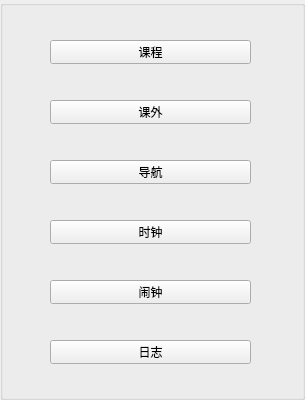
<?xml version="1.0" encoding="UTF-8"?>
<ui version="4.0">
 <class>Menu</class>
 <widget class="QGroupBox" name="Menu">
  <property name="geometry">
   <rect>
    <x>0</x>
    <y>0</y>
    <width>305</width>
    <height>400</height>
   </rect>
  </property>
  <property name="windowTitle">
   <string>GroupBox</string>
  </property>
  <widget class="QPushButton" name="course">
   <property name="geometry">
    <rect>
     <x>50</x>
     <y>40</y>
     <width>201</width>
     <height>24</height>
    </rect>
   </property>
   <property name="text">
    <string>课程</string>
   </property>
  </widget>
  <widget class="QPushButton" name="activity">
   <property name="geometry">
    <rect>
     <x>50</x>
     <y>100</y>
     <width>201</width>
     <height>24</height>
    </rect>
   </property>
   <property name="text">
    <string>课外</string>
   </property>
  </widget>
  <widget class="QPushButton" name="navi">
   <property name="geometry">
    <rect>
     <x>50</x>
     <y>160</y>
     <width>201</width>
     <height>24</height>
    </rect>
   </property>
   <property name="text">
    <string>导航</string>
   </property>
  </widget>
  <widget class="QPushButton" name="time">
   <property name="geometry">
    <rect>
     <x>50</x>
     <y>220</y>
     <width>201</width>
     <height>24</height>
    </rect>
   </property>
   <property name="text">
    <string>时钟</string>
   </property>
  </widget>
  <widget class="QPushButton" name="pushButton_5">
   <property name="geometry">
    <rect>
     <x>50</x>
     <y>340</y>
     <width>201</width>
     <height>24</height>
    </rect>
   </property>
   <property name="text">
    <string>日志</string>
   </property>
  </widget>
  <widget class="QPushButton" name="alarm">
   <property name="geometry">
    <rect>
     <x>50</x>
     <y>280</y>
     <width>201</width>
     <height>24</height>
    </rect>
   </property>
   <property name="text">
    <string>闹钟</string>
   </property>
  </widget>
 </widget>
 <resources/>
 <connections/>
</ui>
